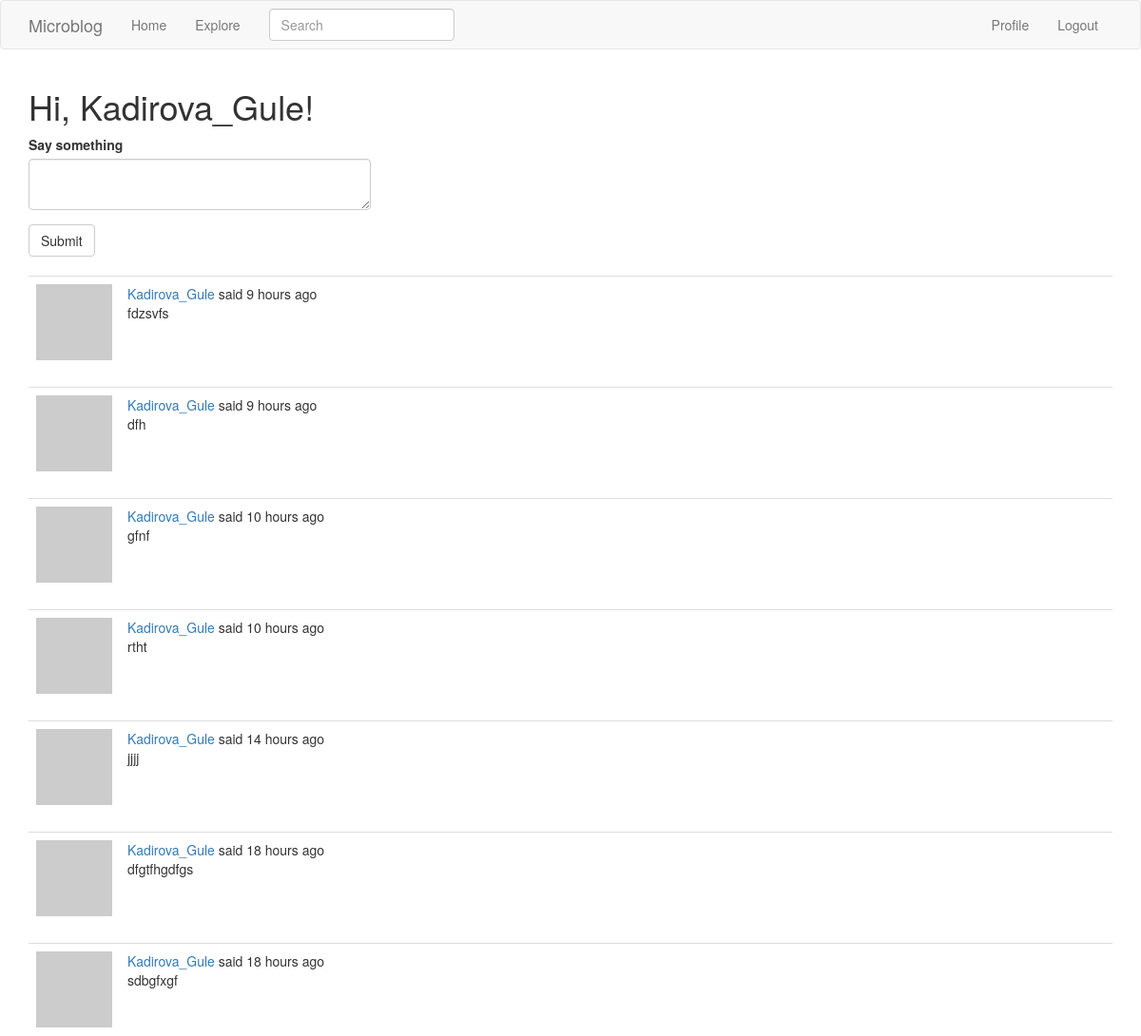
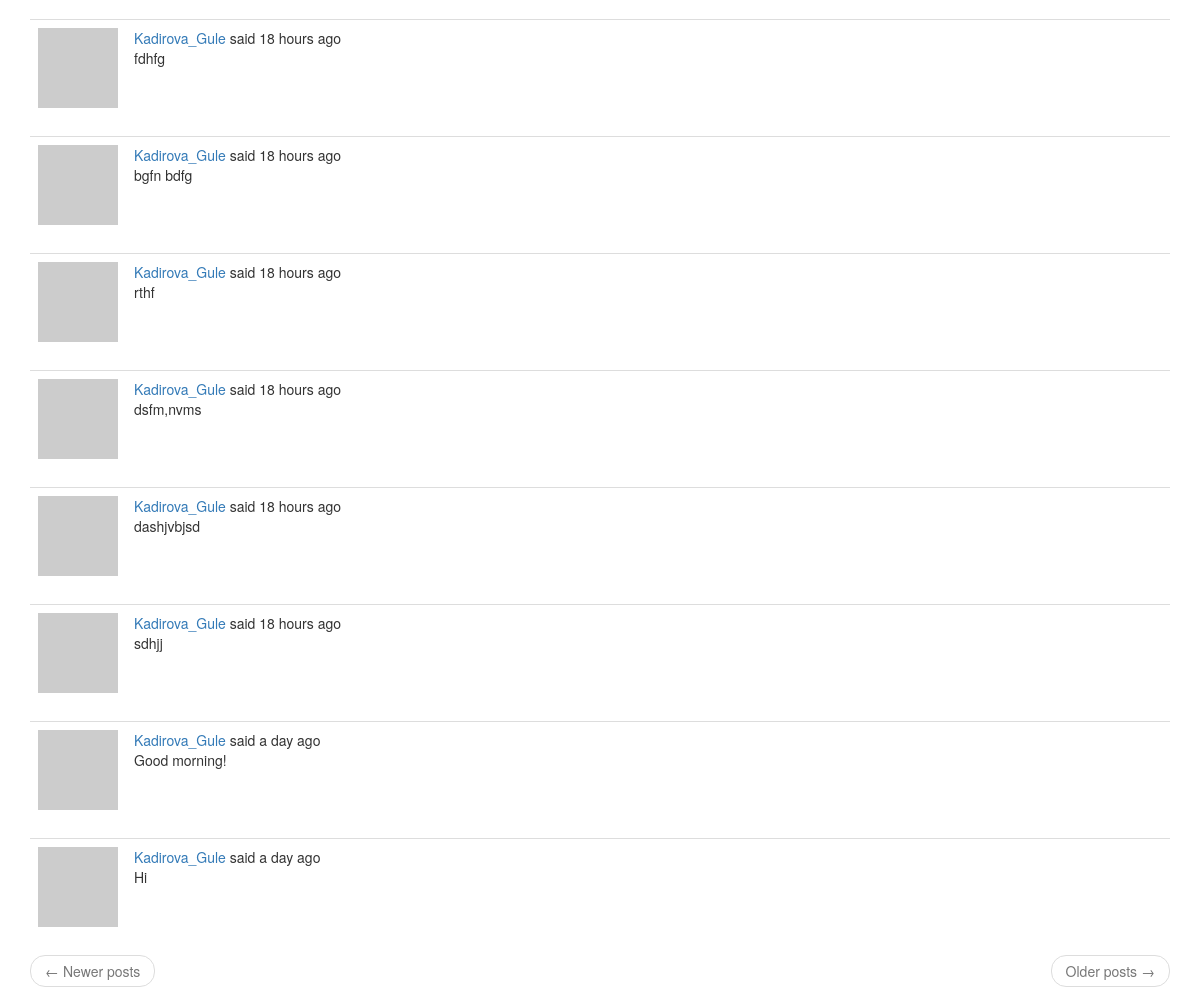
The app's page /index (signed in) with its own data (2 pictures, top to bottom).
### app/models.py (models this page shows, shortened)
class User(UserMixin, db.Model):
    id: so.Mapped[int] = so.mapped_column(primary_key=True)
    username: so.Mapped[str] = so.mapped_column(sa.String(64), index=True,
                                                unique=True)
    email: so.Mapped[str] = so.mapped_column(sa.String(120), index=True,
                                             unique=True)
    password_hash: so.Mapped[Optional[str]] = so.mapped_column(sa.String(256))
    about_me: so.Mapped[Optional[str]] = so.mapped_column(sa.String(140))
    last_seen: so.Mapped[Optional[datetime]] = so.mapped_column(
        default=lambda: datetime.now(timezone.utc))
    posts: so.WriteOnlyMapped['Post'] = so.relationship(back_populates='author')
    following: so.WriteOnlyMapped['User'] = so.relationship(
        secondary=followers, primaryjoin=(followers.c.follower_id == id),
        secondaryjoin=(followers.c.followed_id == id),
        back_populates='followers')
    followers: so.WriteOnlyMapped['User'] = so.relationship(
        secondary=followers, primaryjoin=(followers.c.followed_id == id),
        secondaryjoin=(followers.c.follower_id == id),
        back_populates='following')
    def avatar(self, size):
        digest = md5(self.email.lower().encode('utf-8')).hexdigest()
        return f'https://www.gravatar.com/avatar/{digest}?d=identicon&s={size}'
    def following_posts(self):
        Author = so.aliased(User)
        Follower = so.aliased(User)
        return (
            sa.select(Post)
            .join(Post.author.of_type(Author))
            .join(Author.followers.of_type(Follower), isouter=True)
            .where(sa.or_(
                Follower.id == self.id,
                Author.id == self.id,
            ))
            .group_by(Post)
            .order_by(Post.timestamp.desc())
        )

class Post(db.Model):
    id: so.Mapped[int] = so.mapped_column(primary_key=True)
    body: so.Mapped[str] = so.mapped_column(sa.String(140))
    timestamp: so.Mapped[datetime] = so.mapped_column(
        index=True, default=lambda: datetime.now(timezone.utc))
    user_id: so.Mapped[int] = so.mapped_column(sa.ForeignKey(User.id), index=True)
    author: so.Mapped[User] = so.relationship(back_populates='posts')

### app/routes.py (the view)
@app.route('/', methods=['GET', 'POST'])
@app.route('/index', methods=['GET', 'POST'])
@login_required
def index():
    form = PostForm()
    if form.validate_on_submit():
        post = Post(body=form.post.data, author=current_user) # type: ignore
        db.session.add(post)
        db.session.commit()
        flash('Your post is now live!')
        return redirect(url_for('index'))
    page = request.args.get('page', 1, type=int)
    query = current_user.following_posts()
    posts = db.paginate(query, page=page,
                        per_page=app.config['POSTS_PER_PAGE'],
                        error_out=False)
    next_url = url_for('index', page=posts.next_num) if posts.has_next else None
    prev_url = url_for('index', page=posts.prev_num) if posts.has_prev else None
    return render_template('index.html', title='Home Page', form=form,
                           posts=posts.items, next_url=next_url,
                           prev_url=prev_url)

### app/forms.py
class PostForm(FlaskForm):
    post = TextAreaField('Say something', validators=[
        DataRequired(), Length(min=1, max=140)])
    submit = SubmitField('Submit')

### app/__init__.py (called while the page is built)
def get_locale():
    return 'es'  # This forces Spanish for your test

### app/models.py (called while the page is built)
@login.user_loader
def load_user(id):
    return db.session.get(User, int(id))

### app/routes.py (called while the page is built)
@app.before_request
def before_request():
    if current_user.is_authenticated:
        current_user.last_seen = datetime.utcnow()
        db.session.commit()

### app/templates/index.html
{% extends "base.html" %}
{% import 'bootstrap/wtf.html' as wtf %}
{% block app_content %}
    <h1>Hi, {{ current_user.username }}!</h1>
    {% if form %}
    <div class="row">
        <div class="col-md-4">
            {{ wtf.quick_form(form) }}
        </div>
    </div>
    <br>
    {% endif %}
    {% for post in posts %}
        {% include '_post.html' %}
    {% endfor %}
    <nav aria-label="...">
        <ul class="pager">
            <li class="previous{% if not prev_url %} disabled{% endif %}">
                <a href="{{ prev_url or '#' }}">
                    <span aria-hidden="true">&larr;</span> Newer posts
                </a>
            </li>
            <li class="next{% if not next_url %} disabled{% endif %}">
                <a href="{{ next_url or '#' }}">
                    Older posts <span aria-hidden="true">&rarr;</span>
                </a>
            </li>
        </ul>
    </nav>
{% endblock %}

### app/templates/_post.html (shortened to what this page needs)
<table class="table table-hover">
    <tr>
        <td width="70px">
            <a href="{{ url_for('user', username=post.author.username) }}">
                <img src="{{ post.author.avatar(70) }}" />
            </a>
        </td>
        <td>
            {{ _('%(username)s said %(when)s',
                username=user_link,
                when=moment(post.timestamp).fromNow())
            }}
            <br>
            <span id="post{{ post.id }}">{{ post.body }}</span>
        </td>
    </tr>
</table>

### records on screen
User: username "Kadirova_Gule"
Post: body "fdzsvfs"
Post: body "dfh"
Post: body "gfnf"
Post: body "rtht"
Post: body "jjjj"
Post: body "dfgtfhgdfgs"
Post: body "sdbgfxgf"
Post: body "fdhfg"
Post: body "bgfn bdfg"
Post: body "rthf"
Post: body "dsfm,nvms"
Post: body "dashjvbjsd"
Post: body "sdhjj"
Post: body "Good morning!"
Post: body "Hi"
